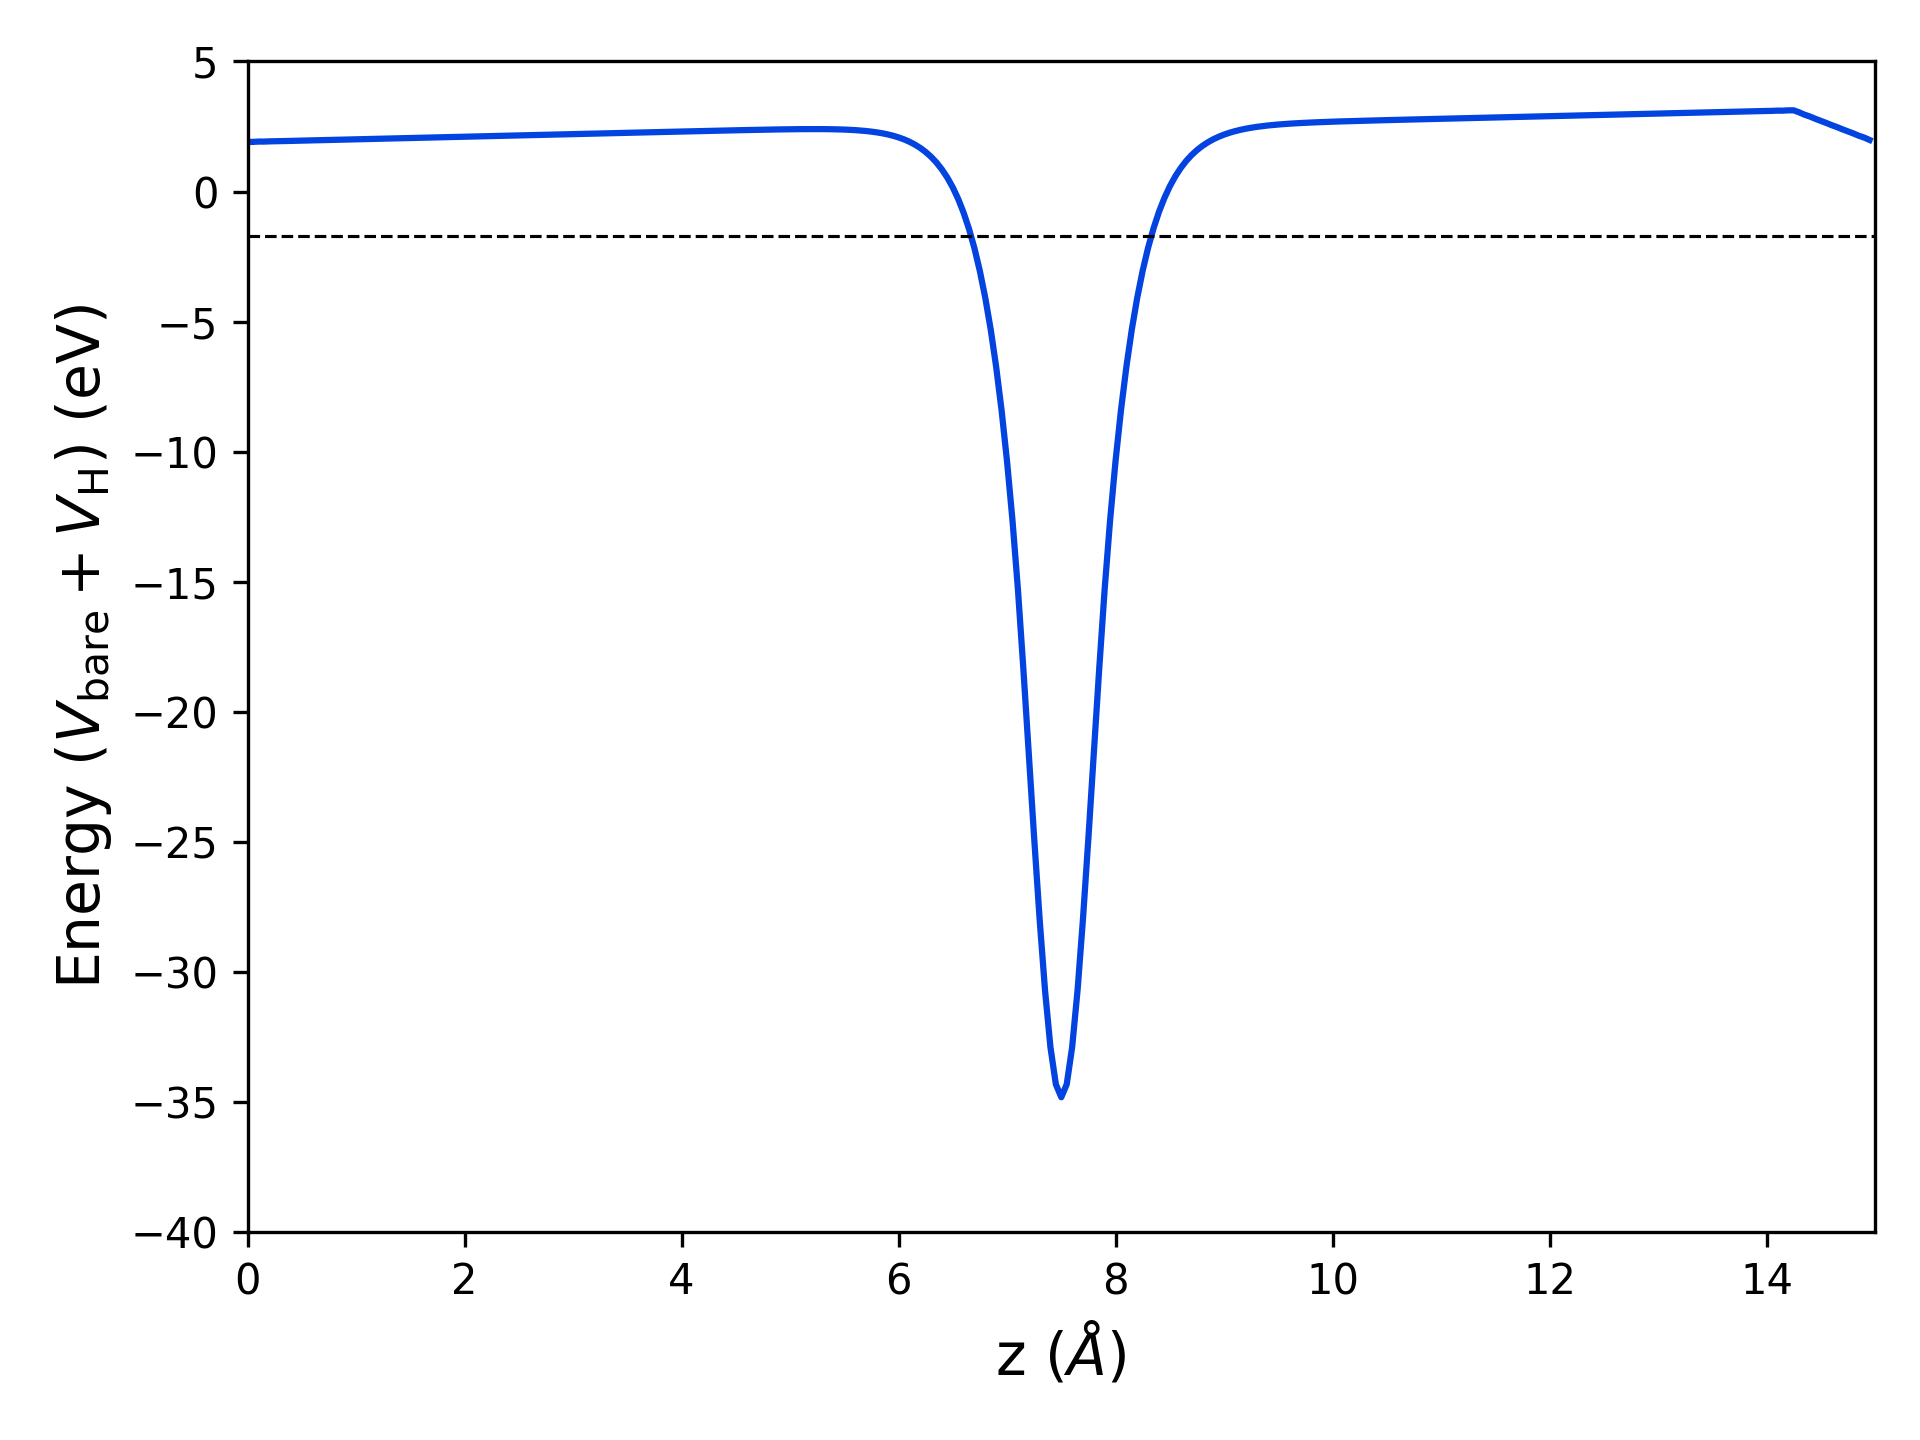

Write the Python code that produced this figure.
import matplotlib.pyplot as plt
import numpy as np

# Load data
z, V = np.loadtxt('avg.dat', usecols=(0,1), unpack=True)

au2a = 0.529177249 # Convert a.u. to Angstrom
ry2ev = 13.605698066 # Convert Ry to eV


plt.plot(z*au2a, V*ry2ev, c='xkcd:blue')

#plt.plot(z*au2a, V, c='xkcd:blue')

# Plot a dashed line at zero
plt.axhline(-1.69125181, linestyle='--', linewidth=0.75, color='xkcd:black')

plt.xlim(0, 15)
plt.ylim(-40, 5)

#plt.ylim(-4, 4)

plt.xlabel('z ($\\AA$)', fontsize=14)
plt.ylabel(r'Energy ($V_{\mathrm{bare}} + V_{\mathrm{H}}$) (eV)', fontsize=14)

#plt.ylabel(r'Energy ($V_{\mathrm{bare}} + V_{\mathrm{H}}$) (Ry)', fontsize=14)

plt.tight_layout()
plt.savefig('potential.png', dpi=300)
